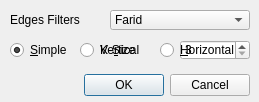
<?xml version="1.0" encoding="UTF-8"?>
<ui version="4.0">
 <class>Dialog</class>
 <widget class="QDialog" name="Dialog">
  <property name="geometry">
   <rect>
    <x>0</x>
    <y>0</y>
    <width>259</width>
    <height>102</height>
   </rect>
  </property>
  <property name="windowTitle">
   <string>Edges Type</string>
  </property>
  <property name="windowIcon">
   <iconset>
    <normaloff>../../icons/python.ico</normaloff>../../icons/python.ico</iconset>
  </property>
  <property name="sizeGripEnabled">
   <bool>false</bool>
  </property>
  <property name="modal">
   <bool>false</bool>
  </property>
  <widget class="QDialogButtonBox" name="buttonBox">
   <property name="geometry">
    <rect>
     <x>80</x>
     <y>70</y>
     <width>170</width>
     <height>30</height>
    </rect>
   </property>
   <property name="orientation">
    <enum>Qt::Horizontal</enum>
   </property>
   <property name="standardButtons">
    <set>QDialogButtonBox::Cancel|QDialogButtonBox::Ok</set>
   </property>
  </widget>
  <widget class="QComboBox" name="comboBox">
   <property name="geometry">
    <rect>
     <x>110</x>
     <y>10</y>
     <width>140</width>
     <height>20</height>
    </rect>
   </property>
   <item>
    <property name="text">
     <string>Farid</string>
    </property>
   </item>
   <item>
    <property name="text">
     <string>Laplace</string>
    </property>
   </item>
   <item>
    <property name="text">
     <string>Prewitt</string>
    </property>
   </item>
   <item>
    <property name="text">
     <string>Roberts</string>
    </property>
   </item>
   <item>
    <property name="text">
     <string>Sobel</string>
    </property>
   </item>
   <item>
    <property name="text">
     <string>Scahrr</string>
    </property>
   </item>
  </widget>
  <widget class="QLabel" name="label">
   <property name="geometry">
    <rect>
     <x>10</x>
     <y>10</y>
     <width>100</width>
     <height>20</height>
    </rect>
   </property>
   <property name="text">
    <string>Edges Filters</string>
   </property>
  </widget>
  <widget class="QSpinBox" name="spinBox">
   <property name="enabled">
    <bool>true</bool>
   </property>
   <property name="geometry">
    <rect>
     <x>180</x>
     <y>40</y>
     <width>70</width>
     <height>20</height>
    </rect>
   </property>
   <property name="minimum">
    <number>3</number>
   </property>
  </widget>
  <widget class="QLabel" name="label_2">
   <property name="enabled">
    <bool>true</bool>
   </property>
   <property name="geometry">
    <rect>
     <x>100</x>
     <y>40</y>
     <width>50</width>
     <height>20</height>
    </rect>
   </property>
   <property name="text">
    <string>K-Size</string>
   </property>
  </widget>
  <widget class="QRadioButton" name="radioButton_1">
   <property name="geometry">
    <rect>
     <x>10</x>
     <y>40</y>
     <width>70</width>
     <height>20</height>
    </rect>
   </property>
   <property name="text">
    <string>&amp;Simple</string>
   </property>
   <property name="checkable">
    <bool>true</bool>
   </property>
   <property name="checked">
    <bool>true</bool>
   </property>
  </widget>
  <widget class="QRadioButton" name="radioButton_2">
   <property name="geometry">
    <rect>
     <x>160</x>
     <y>40</y>
     <width>100</width>
     <height>20</height>
    </rect>
   </property>
   <property name="text">
    <string>&amp;Horizontal</string>
   </property>
  </widget>
  <widget class="QRadioButton" name="radioButton_3">
   <property name="geometry">
    <rect>
     <x>80</x>
     <y>40</y>
     <width>80</width>
     <height>20</height>
    </rect>
   </property>
   <property name="text">
    <string>Ve&amp;rtical</string>
   </property>
  </widget>
 </widget>
 <resources/>
 <connections>
  <connection>
   <sender>buttonBox</sender>
   <signal>accepted()</signal>
   <receiver>Dialog</receiver>
   <slot>accept()</slot>
   <hints>
    <hint type="sourcelabel">
     <x>248</x>
     <y>254</y>
    </hint>
    <hint type="destinationlabel">
     <x>157</x>
     <y>274</y>
    </hint>
   </hints>
  </connection>
  <connection>
   <sender>buttonBox</sender>
   <signal>rejected()</signal>
   <receiver>Dialog</receiver>
   <slot>reject()</slot>
   <hints>
    <hint type="sourcelabel">
     <x>316</x>
     <y>260</y>
    </hint>
    <hint type="destinationlabel">
     <x>286</x>
     <y>274</y>
    </hint>
   </hints>
  </connection>
 </connections>
</ui>
